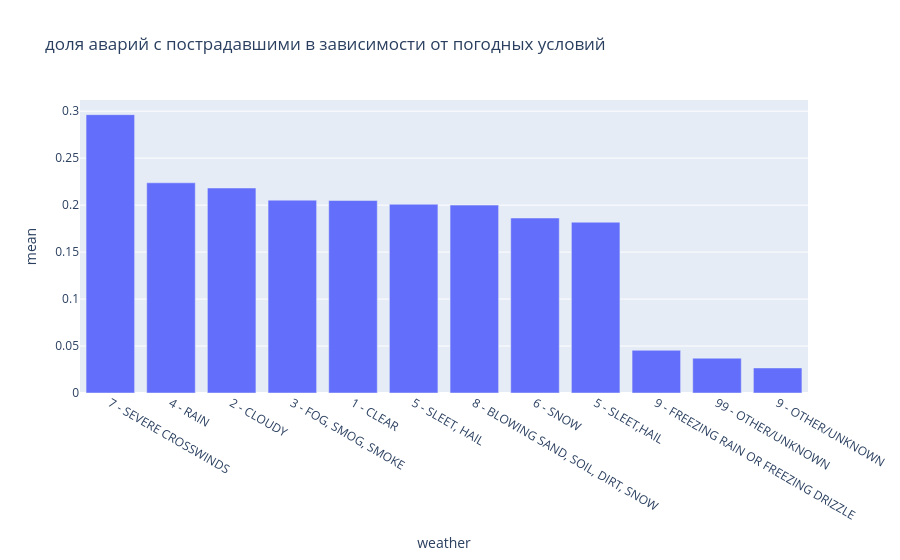

Notebook code for this chart:
### Code cell
px.bar(df_model.groupby('weather')['target'].agg(['count', 'mean']).sort_values('mean', ascending=False).reset_index(),
       x='weather', y='mean', title='доля аварий с пострадавшими в зависимости от погодных условий')

### Figure 1 — Plotly figure (JSON) as saved in the notebook; plotly's stock layout.template omitted (floating-point values rounded to 4 significant figures)
{"data": [{"hovertemplate": "weather=%{x}<br>mean=%{y}<extra></extra>", "legendgroup": "", "marker": {"color": "#636efa", "pattern": {"shape": ""}}, "name": "", "orientation": "v", "showlegend": false, "textposition": "auto", "type": "bar", "x": ["7 - SEVERE CROSSWINDS", "4 - RAIN", "2 - CLOUDY", "3 - FOG, SMOG, SMOKE", "1 - CLEAR", "5 - SLEET, HAIL", "8 - BLOWING SAND, SOIL, DIRT, SNOW", "6 - SNOW", "5 - SLEET,HAIL", "9 - FREEZING RAIN OR FREEZING DRIZZLE", "99 - OTHER/UNKNOWN", "9 - OTHER/UNKNOWN"], "xaxis": "x", "y": [0.2963, 0.2238, 0.2182, 0.2053, 0.2049, 0.2009, 0.2, 0.1863, 0.1818, 0.04545, 0.03704, 0.02667], "yaxis": "y"}], "layout": {"barmode": "relative", "legend": {"tracegroupgap": 0}, "title": {"text": "доля аварий с пострадавшими в зависимости от погодных условий"}, "xaxis": {"anchor": "y", "domain": [0, 1], "title": {"text": "weather"}}, "yaxis": {"anchor": "x", "domain": [0, 1], "title": {"text": "mean"}}}}
